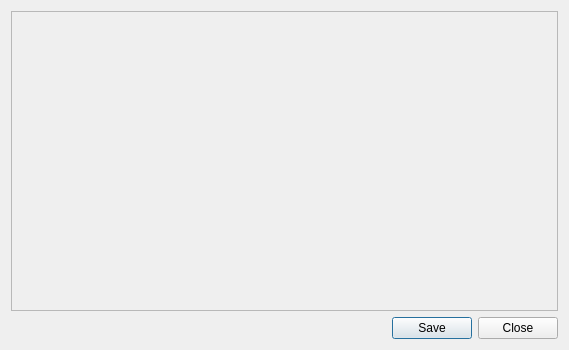
<?xml version="1.0" encoding="UTF-8"?>
<ui version="4.0">
 <class>ScoreEntryDialog</class>
 <widget class="QDialog" name="ScoreEntryDialog">
  <property name="geometry">
   <rect>
    <x>0</x>
    <y>0</y>
    <width>569</width>
    <height>350</height>
   </rect>
  </property>
  <property name="windowTitle">
   <string>Dialog</string>
  </property>
  <layout class="QVBoxLayout" name="verticalLayout">
   <item>
    <widget class="QScrollArea" name="scrollArea">
     <property name="widgetResizable">
      <bool>true</bool>
     </property>
     <widget class="QWidget" name="scrollAreaWidgetContents">
      <property name="geometry">
       <rect>
        <x>0</x>
        <y>0</y>
        <width>545</width>
        <height>289</height>
       </rect>
      </property>
      <layout class="QVBoxLayout" name="verticalLayout_2"/>
     </widget>
    </widget>
   </item>
   <item>
    <layout class="QHBoxLayout" name="horizontalLayout">
     <item>
      <spacer name="horizontalSpacer">
       <property name="orientation">
        <enum>Qt::Horizontal</enum>
       </property>
       <property name="sizeType">
        <enum>QSizePolicy::Expanding</enum>
       </property>
       <property name="sizeHint" stdset="0">
        <size>
         <width>40</width>
         <height>1</height>
        </size>
       </property>
      </spacer>
     </item>
     <item>
      <widget class="QPushButton" name="pushButton_save">
       <property name="text">
        <string>Save</string>
       </property>
      </widget>
     </item>
     <item>
      <widget class="QPushButton" name="pushButton_close">
       <property name="text">
        <string>Close</string>
       </property>
      </widget>
     </item>
    </layout>
   </item>
  </layout>
 </widget>
 <resources/>
 <connections/>
</ui>
